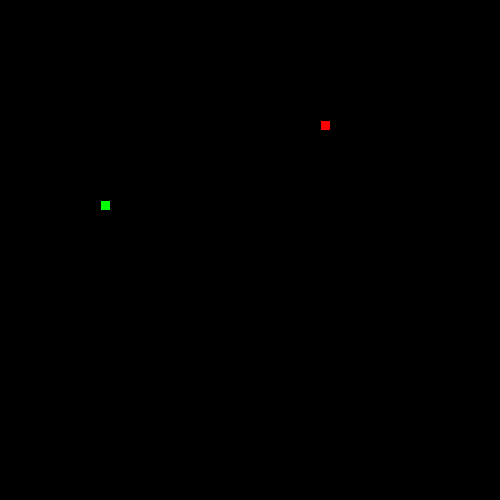
Frame 1 (no input)
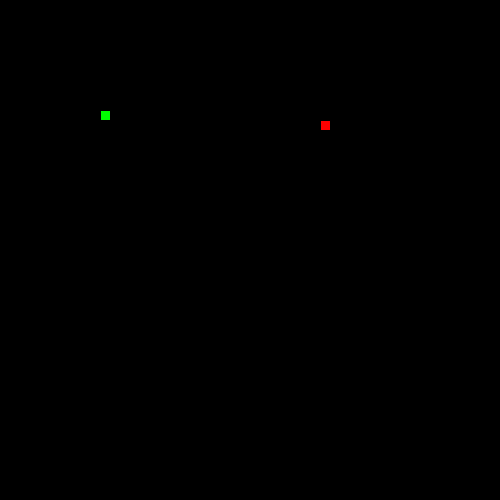
Frame 60 (the mouse pressed at the canvas centre just before this capture)
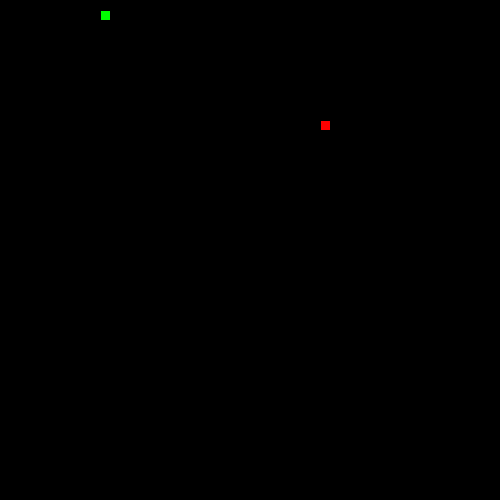
Frame 120 (the mouse held since frame 60 and released just before this capture)

The Processing sketch that drew these frames (run headless with seeded random() and noise(); from frame 60 on, the mouse is pressed at the canvas centre):

// Processing sketch: Snake012919
// ── Snake012919.pde
// 1. Follow the recipe instructions inside the Segment class.

// The Segment class will be used to represent each part of the moving snake.

class Segment {

  //2. Create x and y member variables to hold the location of each segment.
private int x;
private int y;
  // 3. Add a constructor with parameters to initialize each variable.
Segment(int x,int y){
  this.x = x;
  this.y= y;
  
}
int getX(){
  return x;
}
int getY(){
 return y; 
}
void setX(int x){
  this.x = x;
}
void setY(int y){
  this.y = y;
}

  // 4. Add getter and setter methods for both the x and y member variables.
}


// 5. Create (but do not initialize) a Segment variable to hold the head of the Snake
Segment head;


// 6. Create and initialize a String to hold the direction of your snake e.g. "up"
String up = "up";
String down = "down";
String left = "left";
String right = "right";
String dir = "up";


// 7. Create and initialize a variable to hold how many pieces of food the snake has eaten.
// give it a value of 1 to start.
int foodEaten = 1;


// 8. Create and initialize foodX and foodY variables to hold the location of the food.
int foodX = ((int)random(50)*10);
int foodY = ((int)random(50)*10);

// (Hint: use the random method to set both the x and y to random locations within the screen size (500 by 500).)

//int foodX = ((int)random(50)*10);



void setup() {

  // 9. Set the size of your sketch (500 by 500).

  size(500, 500);


  // 10. initialize your head to a new segment.
head = new Segment(100,200);

  // 11. Use the frameRate(int rate) method to set the rate to 20.
 frameRate(20);
}


void draw() {

  background(0);


  //12. Call the manageTail, drawFood, drawSnake, move, and collision methods.
  manageTail();
  drawFood();
  drawSnake();
  move();
  collision();
}


// 13. Complete the drawFood method below. (Hint: each piece of food should be a 10 by 10 rectangle).

void drawFood() {
  fill(255,0,0);
  rect(foodX,foodY, 10,10);
}


//14. Draw the snake head (use a 10 by 10 rectangle)

void drawSnake() {
fill(0,255,0);
rect(head.getX(), head.getY(), 10,10);

  //test your code
}


// 15. Complete the move method below.

void move() {

  // 16. Using a switch statement, make your snake head move by 10 pixels in the correct direction.
  //This is an incomplete switch statement:
  
  switch(dir) {
  case "up":
    head.setY(head.getY() - 10);
    break;
  case "down":
    head.setY(head.getY() + 10);
    break;
  case "left":
   head.setX(head.getX() - 10);
    break;
  case "right":
    head.setX(head.getX() + 10);
    break;
  }
  


  // 17. Call the checkBoundaries method to make sure the snake head doesn't go off the screen.
  checkBoundaries();
}


// 18. Complete the keyPressed method below. Use if statements to set your direction variable depending on what key is pressed.

void keyPressed() {
  if(keyCode == UP){
    if(!dir.equals("down")){
      dir = "up";
    }
    
  }
    if(keyCode == DOWN){
      if(!dir.equals("up")){
    dir = "down";
      }
  }
  if(keyCode == LEFT){
    if(!dir.equals("right")){
    dir = "left";
    }
  }
  if(keyCode == RIGHT){
    if(!dir.equals("left")){
    dir = "right";
    }
  }
  
  
    
}



// 19. check if your head is out of bounds (teleport your snake head to the other side).

void checkBoundaries() {
  if(head.getX()<= 0){
    head.setX(500);
  }
  else if(head.getX()>= 500){
    head.setX(0);
  }
  if(head.getY()<= 0){
    head.setY(500);
  }
  else if(head.getY()>= 500){
    head.setY(0);
  }
}



//20. Make sure that the key for your current direction’s opposite doesn’t work(i.e. If you’re going up, down key shouldn’t work)
  
     


// 21. Complete the missing parts of the collision method below.

void collision() {
if(head.getX()== foodX && head.getY() == foodY){
  foodX = ((int)random(50)*10);
  foodY = ((int)random(50)*10);
  foodEaten = foodEaten + 1 ;
}
  // If the segment is colliding with a piece of food...
     // Increase the amount of food eaten and set foodX and foodY to new random locations.
     
}



/**
 
 ** Part 2: making the tail (the rest of the snake)
 
 **/

//  1. Create and initialize an ArrayList of Segments. (This will be your snake tail!)
ArrayList <Segment> tail = new ArrayList<Segment>();


// 2. Complete the missing parts of the manageTail method below and call it in the draw method.

void manageTail() {

  //Call the drawTail and checkTailCollision methods.
  drawTail();
  checkTailCollision();
  // Add a new Segment to your ArrayList that has the same X and Y as the head of your snake.
  
  // To keep your tail the right length:
  // while the tail size is greater than the number of food pieces eaten, remove the first Segment in your tail.

}

void drawTail() {
    // Draw a 10 by 10 rectangle for each Segment in your snake ArrayList.
}


// 3. Complete the missing parts of the bodyCollision method below.

void checkTailCollision() {

  // If your head has the same location as one of your segments...

  // reset your food variable

  //Call this method at the beginning of your manageTail method.
}
